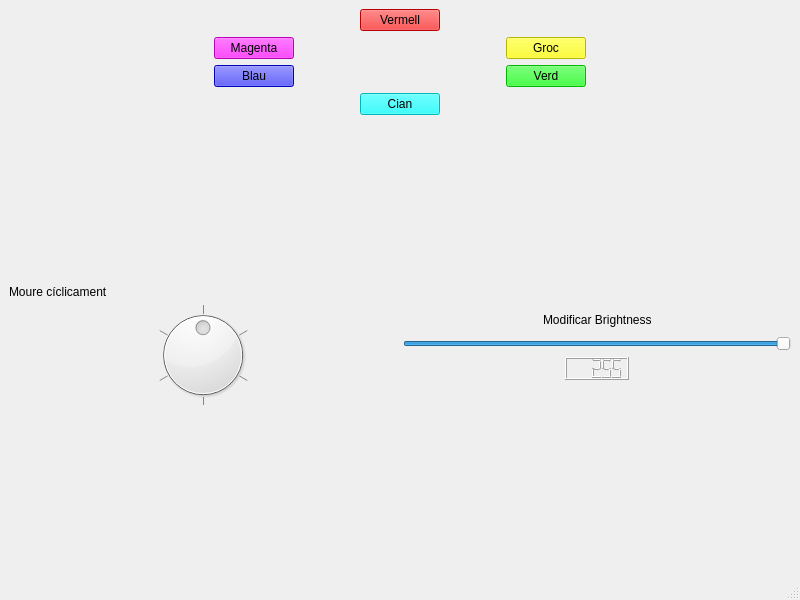
<?xml version="1.0" encoding="UTF-8"?>
<ui version="4.0">
 <class>Colors</class>
 <widget class="QMainWindow" name="Colors">
  <property name="geometry">
   <rect>
    <x>0</x>
    <y>0</y>
    <width>800</width>
    <height>600</height>
   </rect>
  </property>
  <property name="windowTitle">
   <string>Colors</string>
  </property>
  <widget class="QWidget" name="centralwidget">
   <layout class="QGridLayout" name="gridLayout_4">
    <item row="0" column="0">
     <layout class="QGridLayout" name="gridLayout">
      <item row="0" column="0">
       <layout class="QHBoxLayout" name="horizontalLayout_4">
        <item>
         <spacer name="horizontalSpacer_4">
          <property name="orientation">
           <enum>Qt::Horizontal</enum>
          </property>
          <property name="sizeHint" stdset="0">
           <size>
            <width>40</width>
            <height>20</height>
           </size>
          </property>
         </spacer>
        </item>
        <item>
         <widget class="colors_codi" name="pushButton">
          <property name="styleSheet">
           <string notr="true">background-color: rgb(255,0,0)</string>
          </property>
          <property name="text">
           <string>Vermell</string>
          </property>
         </widget>
        </item>
        <item>
         <spacer name="horizontalSpacer_5">
          <property name="orientation">
           <enum>Qt::Horizontal</enum>
          </property>
          <property name="sizeHint" stdset="0">
           <size>
            <width>40</width>
            <height>20</height>
           </size>
          </property>
         </spacer>
        </item>
       </layout>
      </item>
      <item row="1" column="0">
       <layout class="QHBoxLayout" name="horizontalLayout_3">
        <item>
         <spacer name="horizontalSpacer_3">
          <property name="orientation">
           <enum>Qt::Horizontal</enum>
          </property>
          <property name="sizeHint" stdset="0">
           <size>
            <width>40</width>
            <height>20</height>
           </size>
          </property>
         </spacer>
        </item>
        <item>
         <widget class="colors_codi" name="pushButton_3">
          <property name="styleSheet">
           <string notr="true">background-color:rgb(255,0,255)</string>
          </property>
          <property name="text">
           <string>Magenta</string>
          </property>
         </widget>
        </item>
        <item>
         <spacer name="horizontalSpacer">
          <property name="orientation">
           <enum>Qt::Horizontal</enum>
          </property>
          <property name="sizeHint" stdset="0">
           <size>
            <width>40</width>
            <height>20</height>
           </size>
          </property>
         </spacer>
        </item>
        <item>
         <widget class="colors_codi" name="pushButton_2">
          <property name="styleSheet">
           <string notr="true">background-color:rgb(255,255,0)</string>
          </property>
          <property name="text">
           <string>Groc</string>
          </property>
         </widget>
        </item>
        <item>
         <spacer name="horizontalSpacer_2">
          <property name="orientation">
           <enum>Qt::Horizontal</enum>
          </property>
          <property name="sizeHint" stdset="0">
           <size>
            <width>40</width>
            <height>20</height>
           </size>
          </property>
         </spacer>
        </item>
       </layout>
      </item>
      <item row="2" column="0">
       <layout class="QHBoxLayout" name="horizontalLayout_2">
        <item>
         <spacer name="horizontalSpacer_6">
          <property name="orientation">
           <enum>Qt::Horizontal</enum>
          </property>
          <property name="sizeHint" stdset="0">
           <size>
            <width>40</width>
            <height>20</height>
           </size>
          </property>
         </spacer>
        </item>
        <item>
         <widget class="colors_codi" name="pushButton_4">
          <property name="styleSheet">
           <string notr="true">background-color:rgb(0,0,255)</string>
          </property>
          <property name="text">
           <string>Blau</string>
          </property>
         </widget>
        </item>
        <item>
         <spacer name="horizontalSpacer_7">
          <property name="orientation">
           <enum>Qt::Horizontal</enum>
          </property>
          <property name="sizeHint" stdset="0">
           <size>
            <width>40</width>
            <height>20</height>
           </size>
          </property>
         </spacer>
        </item>
        <item>
         <widget class="colors_codi" name="pushButton_5">
          <property name="styleSheet">
           <string notr="true">background-color:rgb(0,255,0)</string>
          </property>
          <property name="text">
           <string>Verd</string>
          </property>
         </widget>
        </item>
        <item>
         <spacer name="horizontalSpacer_8">
          <property name="orientation">
           <enum>Qt::Horizontal</enum>
          </property>
          <property name="sizeHint" stdset="0">
           <size>
            <width>40</width>
            <height>20</height>
           </size>
          </property>
         </spacer>
        </item>
       </layout>
      </item>
      <item row="3" column="0">
       <layout class="QHBoxLayout" name="horizontalLayout">
        <item>
         <spacer name="horizontalSpacer_9">
          <property name="orientation">
           <enum>Qt::Horizontal</enum>
          </property>
          <property name="sizeHint" stdset="0">
           <size>
            <width>40</width>
            <height>20</height>
           </size>
          </property>
         </spacer>
        </item>
        <item>
         <widget class="colors_codi" name="pushButton_6">
          <property name="styleSheet">
           <string notr="true">background-color: rgb(0,255,255)</string>
          </property>
          <property name="text">
           <string>Cian</string>
          </property>
         </widget>
        </item>
        <item>
         <spacer name="horizontalSpacer_10">
          <property name="orientation">
           <enum>Qt::Horizontal</enum>
          </property>
          <property name="sizeHint" stdset="0">
           <size>
            <width>40</width>
            <height>20</height>
           </size>
          </property>
         </spacer>
        </item>
       </layout>
      </item>
     </layout>
    </item>
    <item row="1" column="0">
     <layout class="QGridLayout" name="gridLayout_3">
      <item row="0" column="0">
       <layout class="QVBoxLayout" name="verticalLayout">
        <item>
         <spacer name="verticalSpacer_4">
          <property name="orientation">
           <enum>Qt::Vertical</enum>
          </property>
          <property name="sizeHint" stdset="0">
           <size>
            <width>20</width>
            <height>40</height>
           </size>
          </property>
         </spacer>
        </item>
        <item>
         <widget class="QLabel" name="label">
          <property name="text">
           <string>Moure cíclicament</string>
          </property>
         </widget>
        </item>
        <item>
         <widget class="QDial" name="dial">
          <property name="minimum">
           <number>0</number>
          </property>
          <property name="maximum">
           <number>6</number>
          </property>
          <property name="singleStep">
           <number>1</number>
          </property>
          <property name="pageStep">
           <number>1</number>
          </property>
          <property name="value">
           <number>3</number>
          </property>
          <property name="sliderPosition">
           <number>3</number>
          </property>
          <property name="tracking">
           <bool>true</bool>
          </property>
          <property name="orientation">
           <enum>Qt::Horizontal</enum>
          </property>
          <property name="invertedAppearance">
           <bool>false</bool>
          </property>
          <property name="invertedControls">
           <bool>false</bool>
          </property>
          <property name="wrapping">
           <bool>true</bool>
          </property>
          <property name="notchTarget">
           <double>3.700000000000000</double>
          </property>
          <property name="notchesVisible">
           <bool>true</bool>
          </property>
         </widget>
        </item>
        <item>
         <spacer name="verticalSpacer_5">
          <property name="orientation">
           <enum>Qt::Vertical</enum>
          </property>
          <property name="sizeHint" stdset="0">
           <size>
            <width>20</width>
            <height>40</height>
           </size>
          </property>
         </spacer>
        </item>
       </layout>
      </item>
      <item row="0" column="1">
       <layout class="QGridLayout" name="gridLayout_2">
        <item row="0" column="0">
         <spacer name="verticalSpacer_2">
          <property name="orientation">
           <enum>Qt::Vertical</enum>
          </property>
          <property name="sizeHint" stdset="0">
           <size>
            <width>20</width>
            <height>40</height>
           </size>
          </property>
         </spacer>
        </item>
        <item row="1" column="0" colspan="2">
         <layout class="QVBoxLayout" name="verticalLayout_2">
          <item>
           <layout class="QHBoxLayout" name="horizontalLayout_6">
            <item>
             <spacer name="horizontalSpacer_11">
              <property name="orientation">
               <enum>Qt::Horizontal</enum>
              </property>
              <property name="sizeHint" stdset="0">
               <size>
                <width>40</width>
                <height>20</height>
               </size>
              </property>
             </spacer>
            </item>
            <item>
             <widget class="QLabel" name="label_2">
              <property name="text">
               <string>Modificar Brightness</string>
              </property>
             </widget>
            </item>
            <item>
             <spacer name="horizontalSpacer_12">
              <property name="orientation">
               <enum>Qt::Horizontal</enum>
              </property>
              <property name="sizeHint" stdset="0">
               <size>
                <width>40</width>
                <height>20</height>
               </size>
              </property>
             </spacer>
            </item>
           </layout>
          </item>
          <item>
           <widget class="QSlider" name="horizontalSlider">
            <property name="maximum">
             <number>255</number>
            </property>
            <property name="value">
             <number>255</number>
            </property>
            <property name="orientation">
             <enum>Qt::Horizontal</enum>
            </property>
           </widget>
          </item>
          <item>
           <layout class="QHBoxLayout" name="horizontalLayout_5">
            <item>
             <spacer name="horizontalSpacer_13">
              <property name="orientation">
               <enum>Qt::Horizontal</enum>
              </property>
              <property name="sizeHint" stdset="0">
               <size>
                <width>40</width>
                <height>20</height>
               </size>
              </property>
             </spacer>
            </item>
            <item>
             <widget class="QLCDNumber" name="lcdNumber">
              <property name="intValue" stdset="0">
               <number>255</number>
              </property>
             </widget>
            </item>
            <item>
             <spacer name="horizontalSpacer_14">
              <property name="orientation">
               <enum>Qt::Horizontal</enum>
              </property>
              <property name="sizeHint" stdset="0">
               <size>
                <width>40</width>
                <height>20</height>
               </size>
              </property>
             </spacer>
            </item>
           </layout>
          </item>
         </layout>
        </item>
        <item row="2" column="1">
         <spacer name="verticalSpacer">
          <property name="orientation">
           <enum>Qt::Vertical</enum>
          </property>
          <property name="sizeHint" stdset="0">
           <size>
            <width>20</width>
            <height>40</height>
           </size>
          </property>
         </spacer>
        </item>
       </layout>
      </item>
     </layout>
    </item>
   </layout>
  </widget>
  <widget class="QMenuBar" name="menubar">
   <property name="geometry">
    <rect>
     <x>0</x>
     <y>0</y>
     <width>800</width>
     <height>22</height>
    </rect>
   </property>
  </widget>
  <widget class="QStatusBar" name="statusbar"/>
 </widget>
 <customwidgets>
  <customwidget>
   <class>colors_codi</class>
   <extends>QPushButton</extends>
   <header>colors_codi.h</header>
   <slots>
    <slot>dial_modifica1(int)</slot>
    <slot>canviar_brightness(int)</slot>
   </slots>
  </customwidget>
 </customwidgets>
 <resources/>
 <connections>
  <connection>
   <sender>horizontalSlider</sender>
   <signal>valueChanged(int)</signal>
   <receiver>lcdNumber</receiver>
   <slot>display(int)</slot>
   <hints>
    <hint type="sourcelabel">
     <x>675</x>
     <y>370</y>
    </hint>
    <hint type="destinationlabel">
     <x>622</x>
     <y>382</y>
    </hint>
   </hints>
  </connection>
  <connection>
   <sender>horizontalSlider</sender>
   <signal>valueChanged(int)</signal>
   <receiver>pushButton_5</receiver>
   <slot>canviar_brightness(int)</slot>
   <hints>
    <hint type="sourcelabel">
     <x>718</x>
     <y>364</y>
    </hint>
    <hint type="destinationlabel">
     <x>582</x>
     <y>118</y>
    </hint>
   </hints>
  </connection>
  <connection>
   <sender>horizontalSlider</sender>
   <signal>valueChanged(int)</signal>
   <receiver>pushButton_6</receiver>
   <slot>canviar_brightness(int)</slot>
   <hints>
    <hint type="sourcelabel">
     <x>741</x>
     <y>364</y>
    </hint>
    <hint type="destinationlabel">
     <x>402</x>
     <y>152</y>
    </hint>
   </hints>
  </connection>
  <connection>
   <sender>horizontalSlider</sender>
   <signal>valueChanged(int)</signal>
   <receiver>pushButton_2</receiver>
   <slot>canviar_brightness(int)</slot>
   <hints>
    <hint type="sourcelabel">
     <x>742</x>
     <y>358</y>
    </hint>
    <hint type="destinationlabel">
     <x>571</x>
     <y>90</y>
    </hint>
   </hints>
  </connection>
  <connection>
   <sender>horizontalSlider</sender>
   <signal>valueChanged(int)</signal>
   <receiver>pushButton</receiver>
   <slot>canviar_brightness(int)</slot>
   <hints>
    <hint type="sourcelabel">
     <x>555</x>
     <y>370</y>
    </hint>
    <hint type="destinationlabel">
     <x>410</x>
     <y>54</y>
    </hint>
   </hints>
  </connection>
  <connection>
   <sender>horizontalSlider</sender>
   <signal>valueChanged(int)</signal>
   <receiver>pushButton_4</receiver>
   <slot>canviar_brightness(int)</slot>
   <hints>
    <hint type="sourcelabel">
     <x>529</x>
     <y>360</y>
    </hint>
    <hint type="destinationlabel">
     <x>255</x>
     <y>121</y>
    </hint>
   </hints>
  </connection>
  <connection>
   <sender>horizontalSlider</sender>
   <signal>valueChanged(int)</signal>
   <receiver>pushButton_3</receiver>
   <slot>canviar_brightness(int)</slot>
   <hints>
    <hint type="sourcelabel">
     <x>542</x>
     <y>359</y>
    </hint>
    <hint type="destinationlabel">
     <x>270</x>
     <y>76</y>
    </hint>
   </hints>
  </connection>
  <connection>
   <sender>dial</sender>
   <signal>sliderMoved(int)</signal>
   <receiver>pushButton_4</receiver>
   <slot>dial_modifica1(int)</slot>
   <hints>
    <hint type="sourcelabel">
     <x>196</x>
     <y>376</y>
    </hint>
    <hint type="destinationlabel">
     <x>227</x>
     <y>114</y>
    </hint>
   </hints>
  </connection>
  <connection>
   <sender>dial</sender>
   <signal>sliderMoved(int)</signal>
   <receiver>pushButton_3</receiver>
   <slot>dial_modifica1(int)</slot>
   <hints>
    <hint type="sourcelabel">
     <x>112</x>
     <y>342</y>
    </hint>
    <hint type="destinationlabel">
     <x>237</x>
     <y>79</y>
    </hint>
   </hints>
  </connection>
  <connection>
   <sender>dial</sender>
   <signal>sliderMoved(int)</signal>
   <receiver>pushButton_2</receiver>
   <slot>dial_modifica1(int)</slot>
   <hints>
    <hint type="sourcelabel">
     <x>366</x>
     <y>352</y>
    </hint>
    <hint type="destinationlabel">
     <x>523</x>
     <y>71</y>
    </hint>
   </hints>
  </connection>
  <connection>
   <sender>dial</sender>
   <signal>sliderMoved(int)</signal>
   <receiver>pushButton_5</receiver>
   <slot>dial_modifica1(int)</slot>
   <hints>
    <hint type="sourcelabel">
     <x>335</x>
     <y>385</y>
    </hint>
    <hint type="destinationlabel">
     <x>520</x>
     <y>112</y>
    </hint>
   </hints>
  </connection>
  <connection>
   <sender>dial</sender>
   <signal>sliderMoved(int)</signal>
   <receiver>pushButton</receiver>
   <slot>dial_modifica1(int)</slot>
   <hints>
    <hint type="sourcelabel">
     <x>254</x>
     <y>372</y>
    </hint>
    <hint type="destinationlabel">
     <x>378</x>
     <y>47</y>
    </hint>
   </hints>
  </connection>
  <connection>
   <sender>dial</sender>
   <signal>sliderMoved(int)</signal>
   <receiver>pushButton_6</receiver>
   <slot>dial_modifica1(int)</slot>
   <hints>
    <hint type="sourcelabel">
     <x>286</x>
     <y>356</y>
    </hint>
    <hint type="destinationlabel">
     <x>384</x>
     <y>149</y>
    </hint>
   </hints>
  </connection>
 </connections>
 <slots>
  <slot>canviar_brightness(int)</slot>
 </slots>
</ui>
